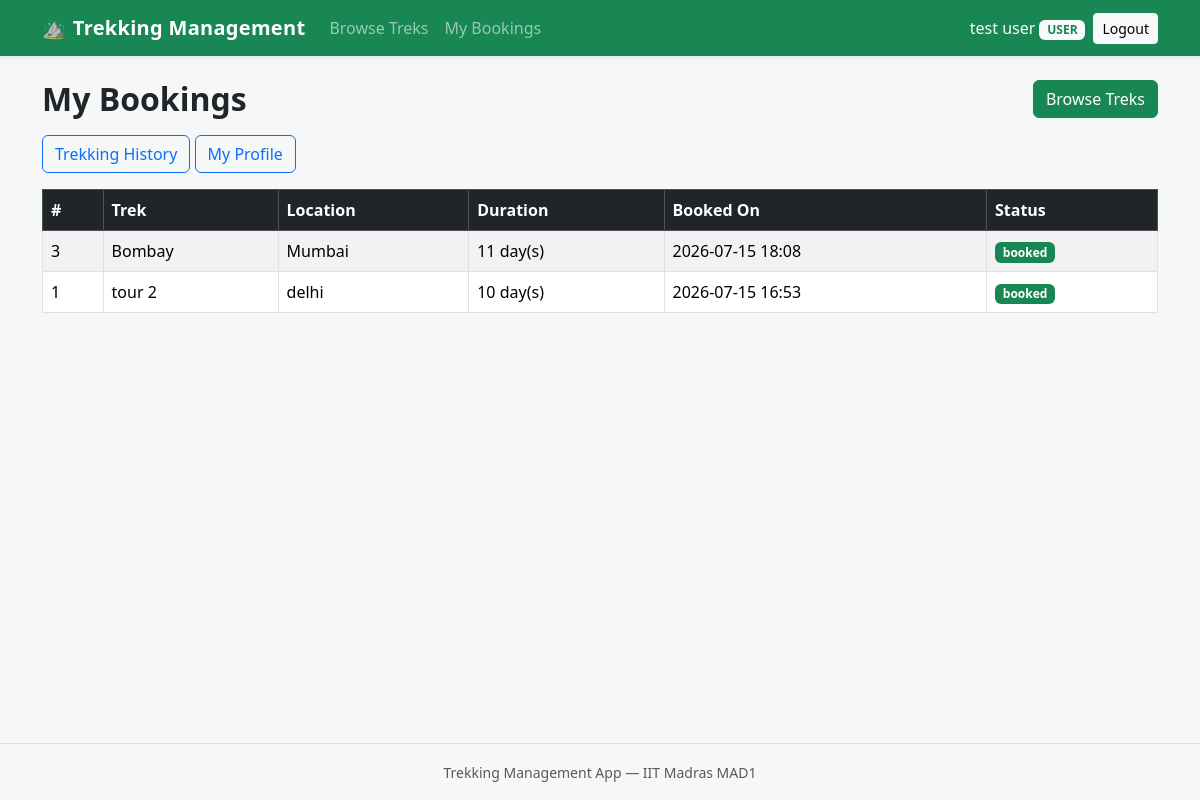
/dashboard (signed in), run on an earlier commit of the app's database.
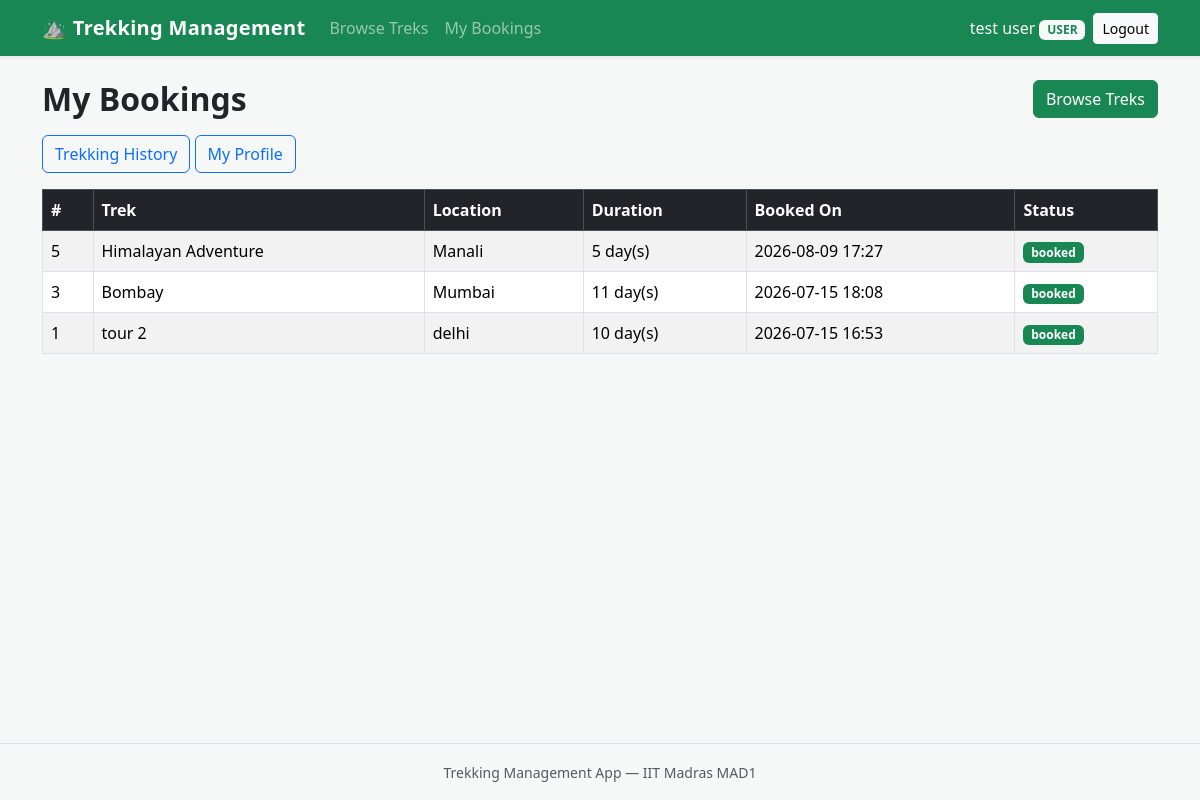
And on a later commit of the database.
### models/booking.py (models this page shows, shortened)
class Booking(db.Model):
    __tablename__ = "bookings"
    id = db.Column(db.Integer, primary_key=True)
    user_id = db.Column(db.Integer, db.ForeignKey("users.id"), nullable=False)
    trek_id = db.Column(db.Integer, db.ForeignKey("treks.id"), nullable=False)
    booking_date = db.Column(db.DateTime, nullable=False, default=datetime.utcnow)
    status = db.Column(db.String(20), nullable=False, default="booked")

### models/trek.py (models this page shows, shortened)
class Trek(db.Model):
    __tablename__ = "treks"
    id = db.Column(db.Integer, primary_key=True)
    name = db.Column(db.String(120), nullable=False)
    location = db.Column(db.String(120), nullable=False)
    difficulty = db.Column(db.String(20), nullable=True)
    duration = db.Column(db.Integer, nullable=False, default=1)
    available_slots = db.Column(db.Integer, nullable=False, default=0)
    status = db.Column(db.String(20), nullable=False, default="open")
    start_date = db.Column(db.Date, nullable=True)
    end_date = db.Column(db.Date, nullable=True)
    description = db.Column(db.Text, nullable=True)
    staff_id = db.Column(db.Integer, db.ForeignKey("users.id"), nullable=True)
    staff = db.relationship("User", backref="assigned_treks")
    bookings = db.relationship("Booking", backref="trek", lazy=True)

### routes/user.py (the view)
@user_bp.route("/dashboard")
@login_required
def dashboard():
    bookings = (
    Booking.query.filter_by(
        user_id=current_user.id,
        status="booked"
    )
    .order_by(Booking.booking_date.desc())
    .all()
)
    return render_template("user/dashboard.html", bookings=bookings)

### models/user.py (called while the page is built)
@login_manager.user_loader
def load_user(user_id):
    return User.query.get(int(user_id))

### templates/user/dashboard.html (shortened to what this page needs)
{% extends "base.html" %}
{% block content %}
<div class="d-flex justify-content-between align-items-center mb-3">
    <h2 class="mb-0">My Bookings</h2>
    <a class="btn btn-success" href="{{ url_for('user.home') }}">
        Browse Treks
    </a>
</div>
<div class="mb-3">
    <a href="{{ url_for('user.history') }}"
   class="btn btn-outline-primary">
    Trekking History
</a>
<a href="{{ url_for('user.profile') }}"
   class="btn btn-outline-primary">
    My Profile
</a>
</div>
{% if bookings %}
<div class="table-responsive">
    <table class="table table-striped table-bordered align-middle">
        <thead class="table-dark">
            <tr>
                <th>#</th>
                <th>Trek</th>
                <th>Location</th>
                <th>Duration</th>
                <th>Booked On</th>
                <th>Status</th>
            </tr>
        </thead>
        <tbody>
            {% for booking in bookings %}
            <tr>
                <td>{{ booking.id }}</td>
                <td>{{ booking.trek.name }}</td>
                <td>{{ booking.trek.location }}</td>
                <td>{{ booking.trek.duration }} day(s)</td>
                <td>{{ booking.booking_date.strftime('%Y-%m-%d %H:%M') }}</td>
                <td>
                    <span class="badge bg-success">{{ booking.status }}</span>
                </td>
            </tr>
            {% endfor %}
        </tbody>
    </table>
</div>
{% else %}
<p class="text-muted">
    You have not booked any treks yet.
    <a href="{{ url_for('user.home') }}">Browse available treks</a>.
</p>
{% endif %}
{% endblock %}

What changed in the data, as far as the page shows it:
added Booking: id "5", trek.name "Himalayan Adventure", trek.location "Manali", trek.duration "5", booking_date "2026-08-09 17:27", status "booked"
